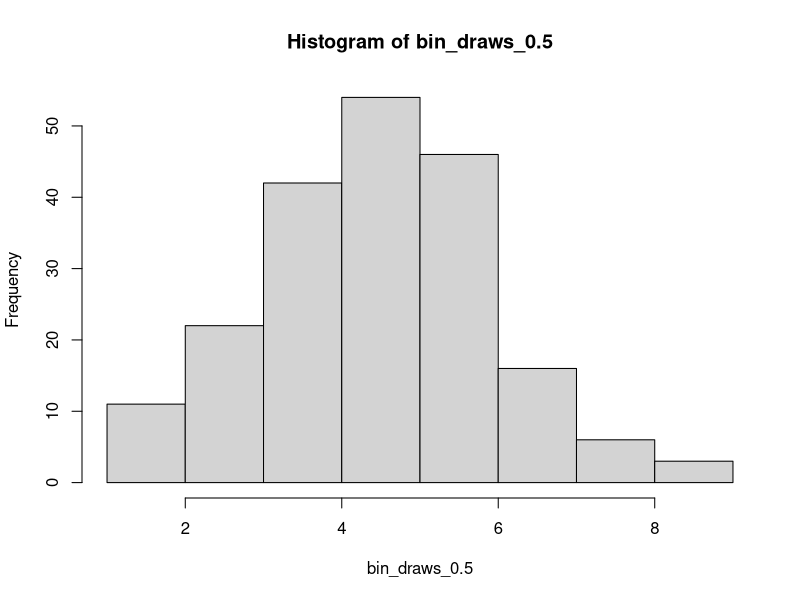
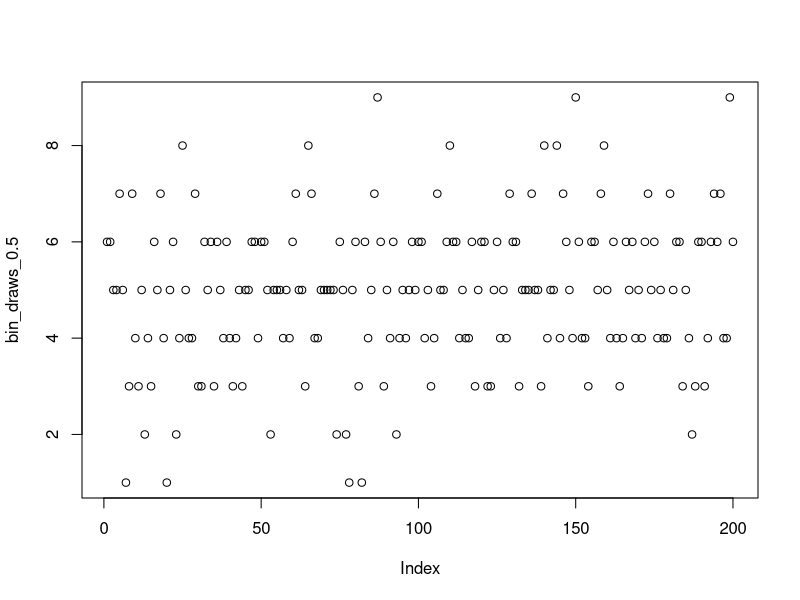
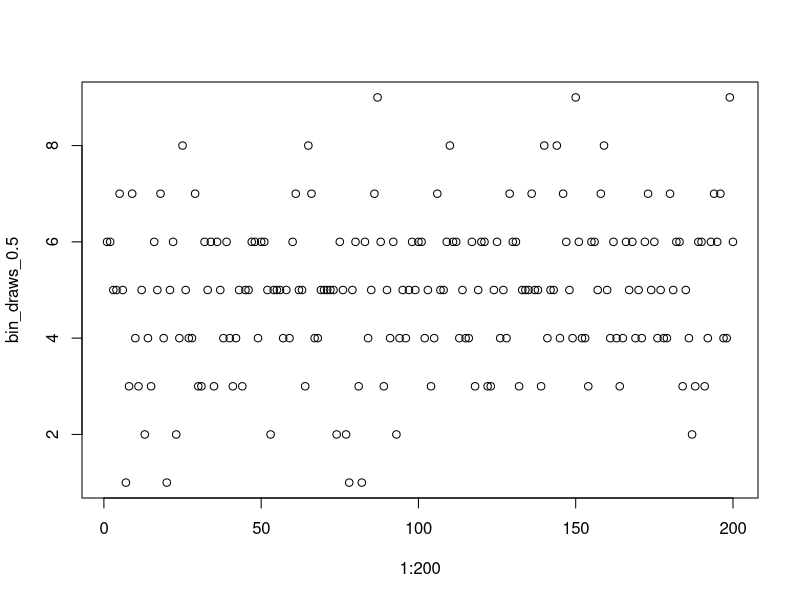
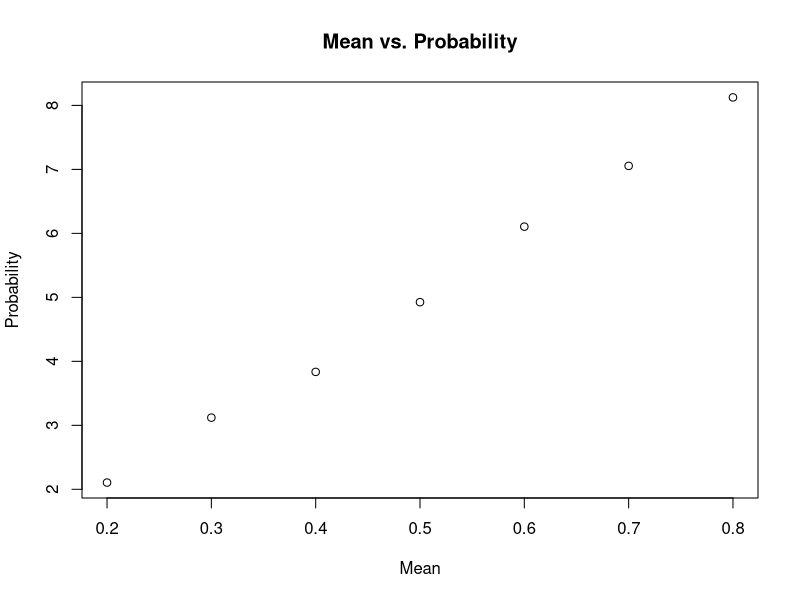
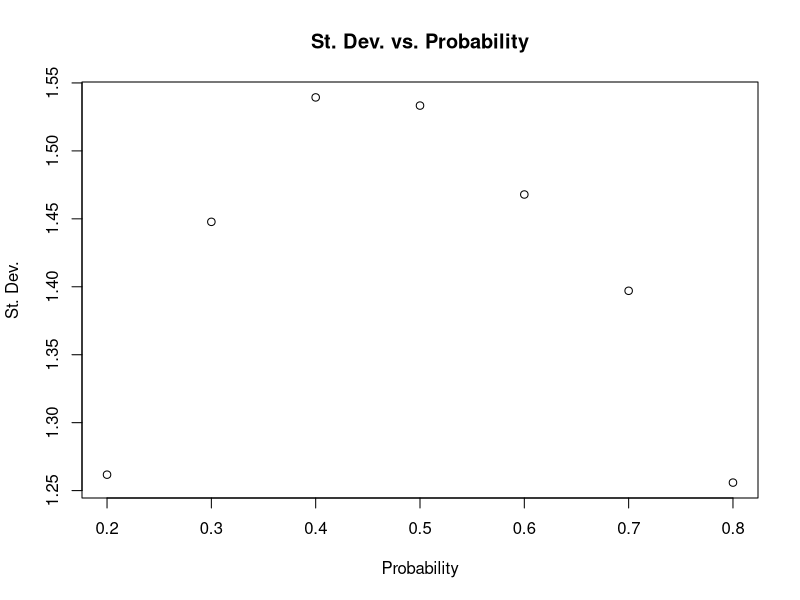
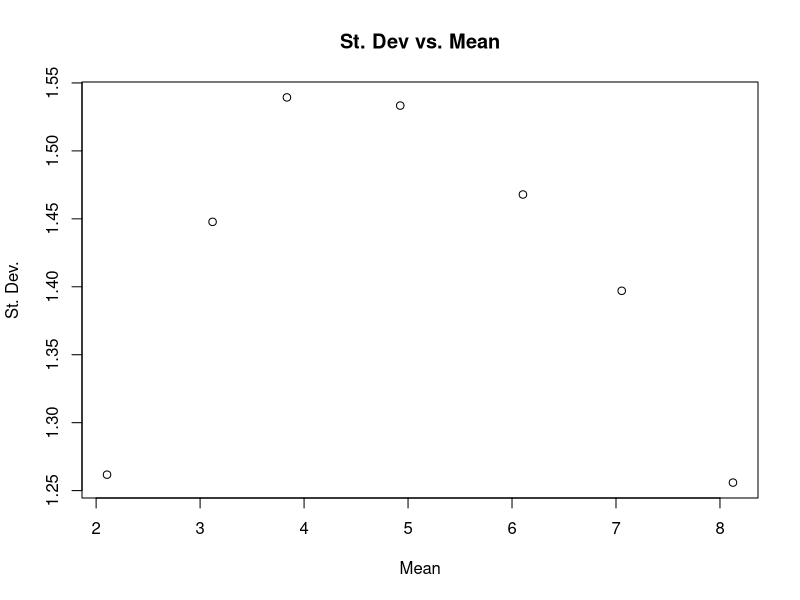

R code for these plots, in order: (Note: this script raises an error after producing the figures.)
## ---- chunk 1
knitr::opts_chunk$set(echo = FALSE,
                      comment = NA)
## For reproducibility --- don't change this!
set.seed(09102018)
## ---- chunk 2
bin_draws_0.5 <- rbinom(n=200, size = 10, prob = 0.5)
cat("First 10 elements:", bin_draws_0.5[1:10])
cat("All but first 175 elements", tail(bin_draws_0.5,24))
## ---- chunk 3
bin_draws_0.5[1] + bin_draws_0.5[7]

if(bin_draws_0.5[2] > bin_draws_0.5[5]){
  "Second element is larger."
} else if (bin_draws_0.5[2] < bin_draws_0.5[5]){
  "Fifth element is larger."
} else{
  "Second and fifth element are equal"
}

element_index <- c()
for(index in 1:length(bin_draws_0.5)){
  if(bin_draws_0.5[index] == 5) {
    element_index <- c(element_index, index)
  }
}
element_index
length(element_index)
## ---- chunk 4
mean(bin_draws_0.5)
sd(bin_draws_0.5)
## ---- chunk 5
summary(bin_draws_0.5)
## ---- chunk 6
typeof(bin_draws_0.5)
bin_draws_0.5_char <- as.character(bin_draws_0.5)
typeof(bin_draws_0.5_char)
summary(bin_draws_0.5_char)
## ---- chunk 7
hist(bin_draws_0.5)
## ---- chunk 8
tabulate(bin_draws_0.5)
## ---- chunk 9
plot(bin_draws_0.5)
## ---- chunk 10
plot(1:200, bin_draws_0.5)
## ---- chunk 11
bin_draws_0.2 <- rbinom(n=200, size = 10, prob = 0.2)
cat("bin_draws_0.2\nMean:", mean(bin_draws_0.2), "\nStandard Deviation: ", sd(bin_draws_0.2))

bin_draws_0.3 <- rbinom(n=200, size = 10, prob = 0.3)
cat("bin_draws_0.3\nMean:", mean(bin_draws_0.3), "\nStandard Deviation: ", sd(bin_draws_0.3))

bin_draws_0.4 <- rbinom(n=200, size = 10, prob = 0.4)
cat("bin_draws_0.4\nMean:", mean(bin_draws_0.4), "\nStandard Deviation: ", sd(bin_draws_0.4))

cat("bin_draws_0.5\nMean:", mean(bin_draws_0.5), "\nStandard Deviation: ", sd(bin_draws_0.5))

bin_draws_0.6 <- rbinom(n=200, size = 10, prob = 0.6)
cat("bin_draws_0.6\nMean:", mean(bin_draws_0.6), "\nStandard Deviation: ", sd(bin_draws_0.6))

bin_draws_0.7 <- rbinom(n=200, size = 10, prob = 0.7)
cat("bin_draws_0.7\nMean:", mean(bin_draws_0.7), "\nStandard Deviation: ", sd(bin_draws_0.7))

bin_draws_0.8 <- rbinom(n=200, size = 10, prob = 0.8)
cat("bin_draws_0.8\nMean:", mean(bin_draws_0.8), "\nStandard Deviation: ", sd(bin_draws_0.8))
## ---- chunk 12
bin_means <- c(mean(bin_draws_0.2),mean(bin_draws_0.3),mean(bin_draws_0.4),mean(bin_draws_0.5),mean(bin_draws_0.6),mean(bin_draws_0.7),mean(bin_draws_0.8))
bin_means
## ---- chunk 13
bin_prob <- seq(0.2,0.8,0.1)
plot(bin_prob, bin_means, main = "Mean vs. Probability", xlab = "Mean", ylab = "Probability")

bin_std <- c(sd(bin_draws_0.2),sd(bin_draws_0.3),sd(bin_draws_0.4),sd(bin_draws_0.5),sd(bin_draws_0.6),sd(bin_draws_0.7),sd(bin_draws_0.8))
plot(bin_prob, bin_std, main = "St. Dev. vs. Probability", xlab = "Probability", ylab = "St. Dev.")

plot(bin_means, bin_std, main = "St. Dev vs. Mean", xlab = "Mean", ylab = "St. Dev.")
## ---- chunk 14
bin_matrix <- cbind(bin_draws_0.2, bin_draws_0.3, bin_draws_0.4, bin_draws_0.5, bin_draws_0.6, bin_draws_0.7, bin_draws_0.8)
## ---- chunk 15
bin_matrix[1:3,]
cat("Element at [77,6]:",bin_matrix[77,6])
cat("Max in first column:",max(bin_matrix[,1]))
cat("Max in 2:7:",max(bin_matrix[,2:7]))
## ---- chunk 16
mat_means <- colMeans(bin_matrix)
mat_means
## ---- chunk 17
identical(bin_means, mat_means)
all.equal(bin_means, mat_means)
## ---- chunk 18
mat_row_means <- rowMeans(t(bin_matrix))
mat_row_means
## ---- chunk 19
big_bin_draws <- rbinom(n = 2000000000, size = 1000000, prob = 0.5)
## ---- chunk 20
cat("Mean:",mean(big_bin_draws))
cat("St. Deviation:", sd(big_bin_draws))
